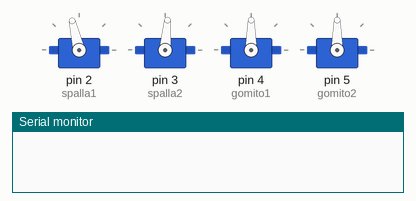
Recording of a sketch running on a simulated Arduino Uno, built with avr-gcc and run on an emulated ATmega328P. Shown: 4 × servo, the last lines printed to the serial monitor.

Above: at 1.05 s.
At 1.95 s:
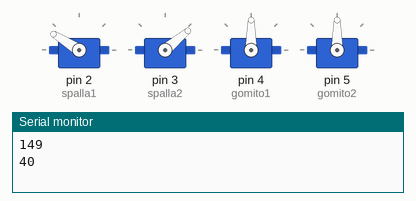
At 2.85 s:
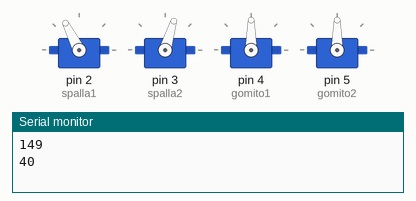
At 4.95 s:
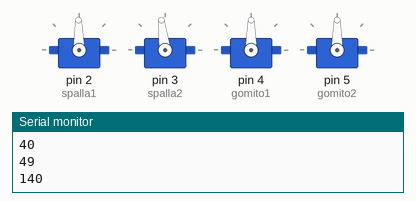
At 7.45 s:
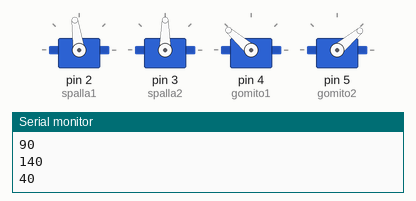
At 9.95 s:
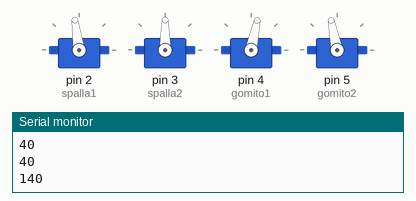
Timing chart, 0 to 14.1 s (numbered marks = the images above):
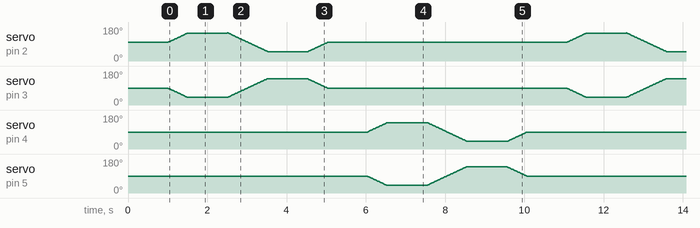

The sketch:

braccio.ino.ino
```cpp
#include <Servo.h>

Servo base, spalla1, spalla2, gomito1, gomito2, polso, mano;
int p_base, p_spalla1, p_spalla2, p_gomito1, p_gomito2, p_polso, p_mano;
int sfasatura_base=8;
int a,b,c;

void setup()
{
  Serial.begin(9600);

  spalla1.attach(2);
  spalla2.attach(3);
  gomito1.attach(4);
  gomito2.attach(5);

  reset();

  delay (1000);
 }

void loop()
{
  muovi_spalla(p_spalla1,p_spalla1+50,10);
  delay(1000);
  muovi_spalla(p_spalla1,p_spalla1-100,10);
  delay(1000);
  muovi_spalla(p_spalla1,p_spalla1+50,10);
  delay(1000);
  muovi_gomito(p_gomito1,p_gomito1+50,10);
  delay(1000);
  muovi_gomito(p_gomito1,p_gomito1-100,10);
  delay(1000);
  muovi_gomito(p_gomito1,p_gomito1+50,10);
  delay(1000);
}

void  muovi_spalla(int pos_iniz, int pos_fin, int rit)
{
  int i,j=p_spalla2;
  //Serial.println("");
  if (pos_iniz<pos_fin)
  {
      for(i=pos_iniz;i<pos_fin;i++)
      {
        spalla1.write(i);
        j--;
        spalla2.write(j);
        delay(rit);
        //Serial.print(i);Serial.print(" ");
      }
  }

  if (pos_iniz>pos_fin)
  {
      for(i=pos_iniz;i>pos_fin;i--)
      {
        spalla1.write(i);
        j++;
        spalla2.write(j);
        delay(rit);
        //Serial.print(".");
      }
  }
  Serial.println("");
  p_spalla1=i;
  p_spalla2=j;
    Serial.println(i);
    Serial.println(j);
}


void  muovi_gomito(int pos_iniz, int pos_fin, int rit)
{
  int i,j=p_gomito2;
  //Serial.println("");
  if (pos_iniz<pos_fin)
  {
      for(i=pos_iniz;i<pos_fin;i++)
      {
        gomito1.write(i);
        j--;
        gomito2.write(j);
        delay(rit);
        //Serial.print(i);Serial.print(" ");
      }
  }

  if (pos_iniz>pos_fin)
  {
      for(i=pos_iniz;i>pos_fin;i--)
      {
        gomito1.write(i);
        j++;
        gomito2.write(j);
        delay(rit);
        //Serial.print(".");
      }
  }
  Serial.println("");
  p_gomito1=i;
  p_gomito2=j;
    Serial.println(i);
    Serial.println(j);
}


   void reset()
   {
      p_base=90;
      p_spalla1=99;
      p_spalla2=90;
      p_gomito1=90;
      p_gomito2=90;
      p_polso=90;
      p_mano=90;

      spalla1.write(p_spalla1);
      spalla2.write(p_spalla2);
      gomito1.write(p_gomito1);
      gomito2.write(p_gomito2);
   }
```
